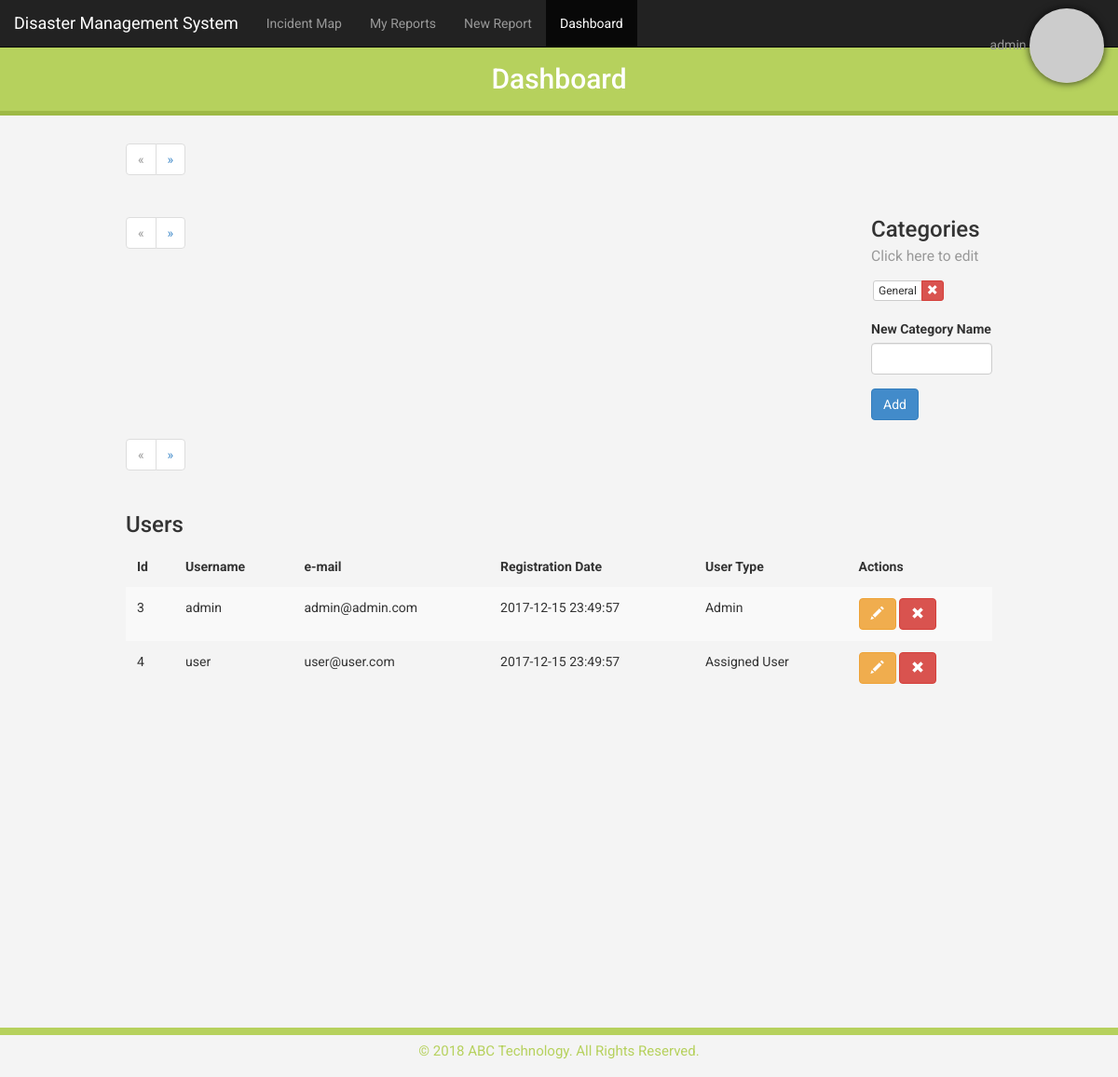
/dashboard.php (signed in), run on the app's committed database.
### tables this page shows
CREATE TABLE IF NOT EXISTS `web_categories` (
  `id` int(10) NOT NULL AUTO_INCREMENT,
  `name` varchar(30) NOT NULL,
  PRIMARY KEY (`id`)
);

CREATE TABLE IF NOT EXISTS `web_users` (
  `user_id` int(11) NOT NULL AUTO_INCREMENT,
  `user_name` varchar(64) NOT NULL,
  `user_password_hash` varchar(255) NOT NULL,
  `user_email` varchar(64) NOT NULL,
  `user_rememberme_token` varchar(64) DEFAULT NULL,
  `user_failed_logins` tinyint(1) NOT NULL DEFAULT '0',
  `user_last_failed_login` int(10) DEFAULT NULL,
  `user_registration_datetime` datetime NOT NULL DEFAULT '0000-00-00 00:00:00',
  `user_registration_ip` varchar(39) NOT NULL DEFAULT '0.0.0.0',
  `user_type` tinyint(1) DEFAULT '0',
  `user_fullname` text NOT NULL,
  `user_phone` varchar(10) NOT NULL,
  PRIMARY KEY (`user_id`),
  UNIQUE KEY `user_name` (`user_name`),
  UNIQUE KEY `user_email` (`user_email`)
);

### classes/adminControls.php (called while the page is built, shortened)
<?php
class adminControls
{
    private $db_connection      = null;
    public function __construct()
    {
		$this->fetchCategories();
		$this->fetchUsers();
    }
    private function databaseConnection()
    {
        if ($this->db_connection != null) {
            return true;
        } else {
            try {
                $this->db_connection = new PDO('mysql:host='. DB_HOST .';dbname='. DB_NAME . ';charset=utf8', DB_USER, DB_PASS);
                return true;
            } catch (PDOException $e) {
                $this->errors[] = "Database Error!";
                return false;
            }
        }
    }
	private function fetchCategories()
	{
		if ($this->databaseConnection()) {
			$pdo = $this->db_connection;
			$catStmt = $pdo->prepare('SELECT * FROM web_categories LIMIT 1,1000000');
			if ($catStmt->execute()) {
				$this->categories = $catStmt->fetchAll();
			}
		}
	}
	private function fetchUsers()
	{
		if ($this->databaseConnection()) {
			$pdo = $this->db_connection;
			$catStmt = $pdo->prepare('SELECT * FROM web_users');
			if ($catStmt->execute()) {
				$this->users = $catStmt->fetchAll();
			}
		}
	}
}

### views/dashboard.php (the view, shortened to what this page needs)
<?php include('_header.php'); ?>
    <header>
        <nav class="navbar navbar-inverse navbar-fixed-top" role="navigation">
        <div class="container-fluid">
            <div class="navbar-header">
            <a class="navbar-brand" href="#">Disaster Management System</a>
            </div>
            <div class="collapse navbar-collapse" id="main-nav">
            <ul class="nav navbar-nav navbar-left">
                <li><a href="index.php">Incident Map</a></li>
                <li><a href="myreports.php#">My Reports</a></li>
                <li><a href="newreport.php">New Report</a></li>
                <li class="active"><a href="#">Dashboard</a></li>
            </ul>
            <ul class="nav navbar-nav navbar-right">
                <li class="dropdown">
                <a href="#" class="navbar-brand dropdown-toggle user-img" data-toggle="dropdown"><?php echo $_SESSION['user_name'] . " " . $login->user_gravatar_image_tag?></a>
                </li>
            </ul>
            </div>
        </div>
        </nav>
    </header>
	<body>
    <h2 class="coloured-banner3 text-center">Dashboard</h2>
    <div class="container">
		<div class="row">
            <div class="col-md-12">
                <div id="page-selection-submited"></div>
            </div>
        </div>
        <div class="row">
            <div class="col-md-10">
                <div id="page-selection-open"></div>
            </div>
            <div class="col-md-2">
                <h3>Categories <small>Click here to edit</small></h3>
				<div id="categories" class="form-group">
<?php
foreach($controls->categories as $name){
?>
	<div class="btn-group btn-group-sm btn-group-xs">
		<button id="<?php echo $name['id']; ?>" type="button" class="category btn btn-default"><span class="editable"><?php echo $name['name']; ?></span></button>
    	<button type="button" class="catRemove btn btn-danger"><span class="glyphicon glyphicon-remove"></span></button>
	</div>
<?php
}
?>
				</div>
                <form id="categoryForm" role="form" method="post">
                    <div class="form-group">
                        <label for="categoryNameId">New Category Name</label>
                        <input type="text" id="categoryNameId" name="categoryName" class="form-control">
                    </div>
                    <button type="submit" name="categorySubmit" class="btn btn-primary">Add</button>
                </form>
            </div>
        </div>
        <div class="row">
            <div class="col-md-12">
                <div id="page-selection-closed"></div>
            </div>
        </div>
		<div class ="row">
			<div class="col-md-12">
				<h3>Users</h3>
				<div class="table-responsive">
					<table class="table table-striped">
						<thead>
							<tr>
								<th>Id</th>
								<th>Username</th>
								<th>e-mail</th>
								<th>Registration Date</th>
								<th>User Type</th>
								<th>Actions</th>
							</tr>
						</thead>
						<tbody>
<?php
foreach($controls->users as $user){
?>
								<tr>
									<td class="uid"><?php echo $user["user_id"]; ?></td>
									<td class="name"><?php echo $user["user_name"]; ?></td>
									<td class="email"><?php echo $user["user_email"]; ?></td>
									<td><?php echo $user["user_registration_datetime"]; ?></td>
									<td><?php if ($user["user_type"] == 1)echo "Admin";else echo "Assigned User"; ?></td>
									<td>
										<a class="editUser btn btn-warning" data-toggle="modal" data-target="#edit-modal" href="#"><span class="glyphicon glyphicon-pencil"></span></a>
										<a class="delUser btn btn-danger" href="#"><span class="glyphicon glyphicon-remove"></span></a>
									</td>
								</tr>
<?php
}
?>
						</tbody>
					</table>
        		</div>
        	</div>
		</div>
    </div>
    <div class="page-footer page-footer-green">
        <p>© 2018 ABC Technology. All Rights Reserved.</p>
    </div>
  </body>
</html>

### classes/Login.php (shortened to what this page needs)
<?php
class Login
{
    private $user_email = "";
    private $user_is_logged_in = false;
    private $user_is_admin = false;
    public function __construct()
    {
        if ($this->isUserLoggedIn() == true) {
            $this->getGravatarImageUrl($this->user_email);
        }
    }
    private function loginWithSessionData()
    {
        $this->user_email = $_SESSION['user_email'];
        $this->user_is_logged_in = true;
        $this->user_type = $_SESSION['user_type'];
        if ( $this->user_type==1 ) {
            $this->user_is_admin = true;
        }
    }
    public function isUserLoggedIn()
    {
        return $this->user_is_logged_in;
    }
    public function isUserAdmin()
    {
        return $this->user_is_admin;
    }
    public function getGravatarImageUrl($email, $s = 50, $d = 'mm', $r = 'g', $atts = array() )
    {
        $url = 'http://www.gravatar.com/avatar/';
        $url .= md5(strtolower(trim($email)));
        $url .= "?s=32";
        $url = '<img style="
            border-radius: 150px;
            -webkit-border-radius: 150px;
            -moz-border-radius: 150px;
            box-shadow: 0 0 8px rgba(0, 0, 0, .8);
            -webkit-box-shadow: 0 0 8px rgba(0, 0, 0, .8);
            -moz-box-shadow: 0 0 8px rgba(0, 0, 0, .8);
            " src="' . $url .'" alt=""/>';
        $this->user_gravatar_image_tag = $url;
    }
}

### dashboard.php (shortened to what this page needs)
<?php
require_once('classes/Login.php');
require_once('classes/adminControls.php');
$login = new Login();
$controls = new adminControls();
if ($login->isUserLoggedIn() == true) {
	if ($controls->showpage){
		if ($login->isUserAdmin() == true) {
			include("views/dashboard.php");
		} else {
			header("Location:index.php");
			die();
		}
	}
} else {
    header("Location:index.php");
    die();
}

### views/_header.php (shortened to what this page needs)
<!DOCTYPE html>
<html lang="en">
  <head>
    <link href="views/css/bootstrap.min.css" rel="stylesheet">
    <link href="views/css/styles.css" rel="stylesheet">
    <link href="views/css/lightbox.css" rel="stylesheet">
    <link rel="stylesheet" href="https://maxcdn.bootstrapcdn.com/font-awesome/4.7.0/css/font-awesome.min.css">
  </head>
  <body>

### views/css/styles.css (style rules this page uses)
html { position: relative; min-height: 100%; }
body { padding-top: 50px; padding-bottom: 60px; font-family: 'Roboto', 'sans-serif'; height: 100%; background-color: #f4f4f4; }
.coloured-banner3 { margin-top: 0px; padding: 0.6em; background-color: #B6D15D; border-bottom: 5px solid #9EB945; color: #ffffff; }
.navbar .user-img { padding-top: 9px; font-size: 14px; }
#categories .btn-group { margin: 5px 2px; }
.table>thead>tr>th { padding: 12px; border-bottom: none; }
.table>tbody>tr>td { padding: 12px; border-top: none; }
body { margin-bottom: 330px; }
.page-footer { position: absolute; bottom: 0; width: 100%; border-top: 8px solid; line-height: 35px; font-size: 15px; text-align: center; border-color: #222222; color: #222; }
.page-footer-green { border-color: #B6D15D; color: #B6D15D; }
.container { width: 80%; margin: auto; overflow: hidden; }
ul { margin: 0; padding: 0; }

### views/css/lightbox.css (style rules this page uses)
body:after { content: url(../img/close.png) url(../img/loading.gif) url(../img/prev.png) url(../img/next.png); display: none; }

### data on the page
web_categories: name "General"
web_users: user_id "3", user_name "admin", user_email "admin@admin.com", user_registration_datetime "2017-12-15 23:49:57", user_type "Admin"
web_users: user_id "4", user_name "user", user_email "user@user.com", user_registration_datetime "2017-12-15 23:49:57", user_type "Assigned User"

### other printed values
$_SESSION['user_name'] "admin"
